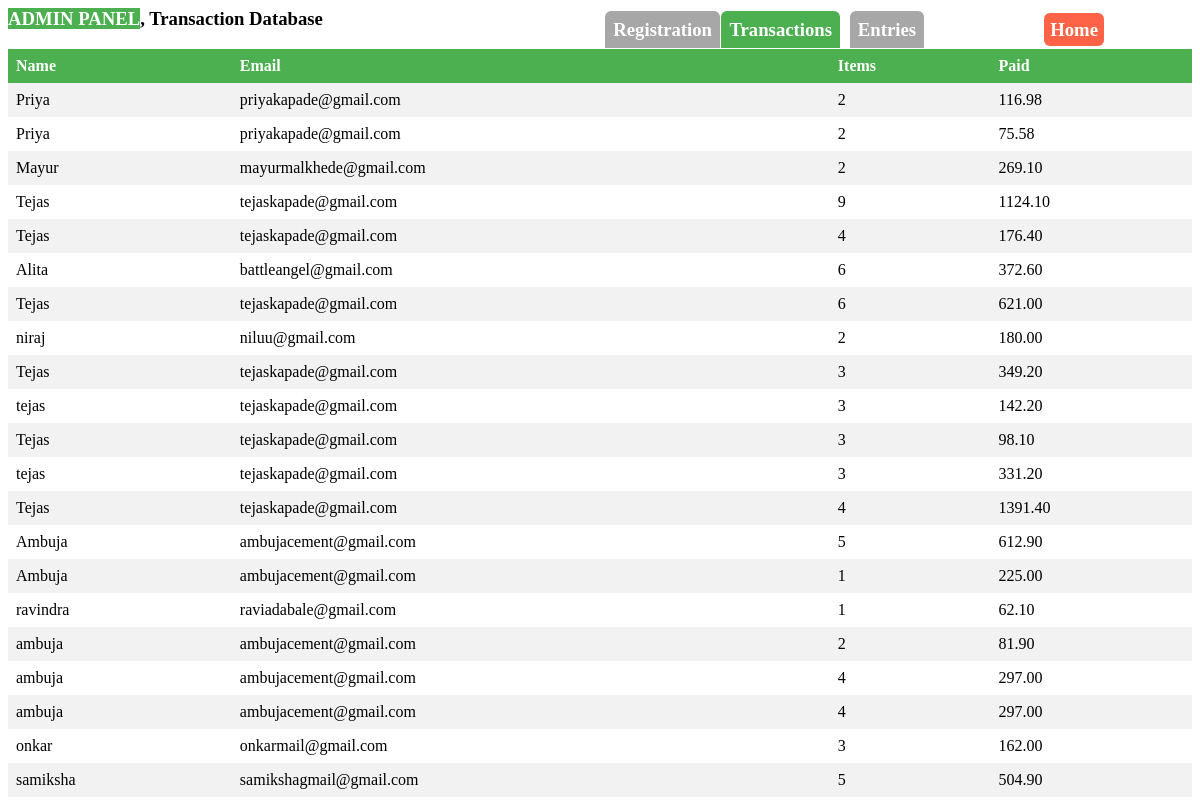
Before: /Grocery_Management/transaction.php with the older database file.
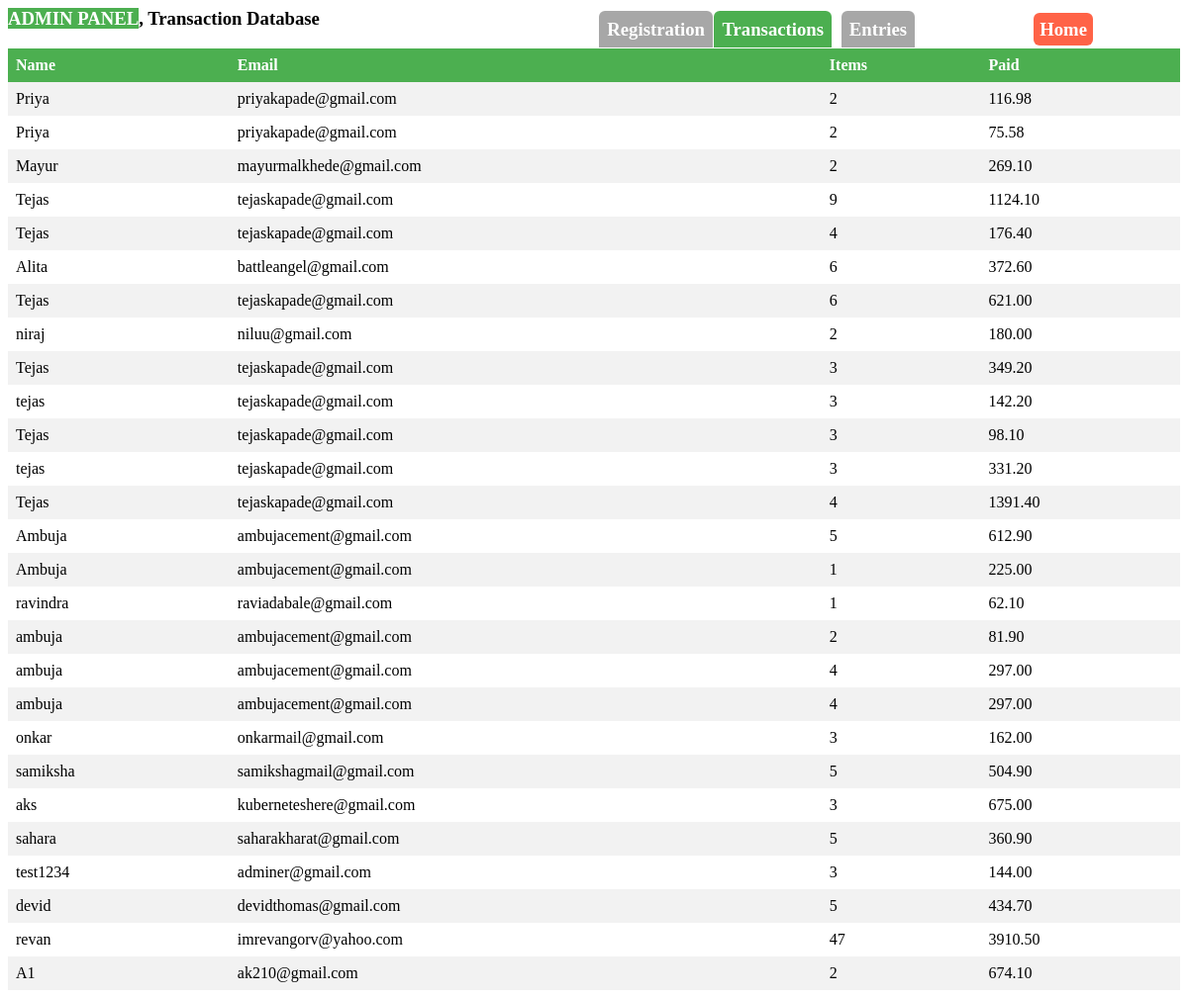
After: the same page with the newer database file.
### tables this page shows
CREATE TABLE `transaction` (
  `name` varchar(255) DEFAULT NULL,
  `email` varchar(255) DEFAULT NULL,
  `items` varchar(255) DEFAULT NULL,
  `paid` varchar(255) DEFAULT NULL
);

### Grocery_Management/transaction.php (the view, shortened to what this page needs)
<?php
$dbHost = 'grocy-database-service:3306';
$dbUsername = 'root';
$dbPassword = '989878';
$dbName = 'GROCERY';
$conn = mysqli_connect($dbHost, $dbUsername, $dbPassword, $dbName);
$sql = "SELECT * FROM transaction";
$result = $conn->query($sql);
echo "<h3> <mark style='background:#4CAF50;color:#fff;'>ADMIN PANEL</mark>, Transaction Database </h3>";
echo "<h3 style='right:40%;position:absolute;top:0;'><a href='admin.php' style='background:#A7A7A7;color:#fff;border-radius:6px;border-bottom-left-radius:0;border-bottom-right-radius:0;padding:8px;text-decoration:none;'>Registration</a></h3>";
echo "<h3 style='right:30%;position:absolute;top:0;'><a href='transaction.php' style='background:#4CAF50;color:#fff;border-radius:6px;border-bottom-left-radius:0;border-bottom-right-radius:0;padding:8px;text-decoration:none;'>Transactions</a></h3>";
echo "<h3 style='right:23%;position:absolute;top:0;'><a href='entries.php' style='background:#A7A7A7;color:#fff;border-radius:6px;border-bottom-left-radius:0;border-bottom-right-radius:0;padding:8px;text-decoration:none;'>Entries</a></h3>";
echo "<h3 style='right:8%;position:absolute;top:0;'><a href='index.html' style='background:tomato;color:#fff;border-radius:6px;padding:6px;text-decoration:none;'>Home</a></h3>";
if (mysqli_num_rows($result) > 0) {
    echo "<table>";
    echo "<tr><th>Name</th><th>Email</th><th>Items</th><th>Paid</th></tr>";
    while ($row = mysqli_fetch_assoc($result)) {
        echo "<tr>";
        echo "<td>" . $row["name"] . "</td>";
        echo "<td>" . $row["email"] . "</td>";
        echo "<td>" . $row["items"] . "</td>";
        echo "<td>" . $row["paid"] . "</td>";
        echo "</tr>";
    }
    echo "</table>";
} else {
    echo "No data found.";
}
?>

### Grocery_Management/transaction.php (style rules this page uses)
table { border-collapse: collapse; width: 100%; }
th, td { text-align: left; padding: 8px; }
th { background-color: #4CAF50; color: white; }
tr:nth-child(even) { background-color: #f2f2f2; }

Changed rows visible on the page:
added transaction: name "aks", email "kuberneteshere@gmail.com", items "3", paid "675.00"
added transaction: name "sahara", email "saharakharat@gmail.com", items "5", paid "360.90"
added transaction: name "test1234", email "adminer@gmail.com", items "3", paid "144.00"
added transaction: name "devid", email "devidthomas@gmail.com", items "5", paid "434.70"
added transaction: name "revan", email "imrevangorv@yahoo.com", items "47", paid "3910.50"
added transaction: name "A1", email "ak210@gmail.com", items "2", paid "674.10"
